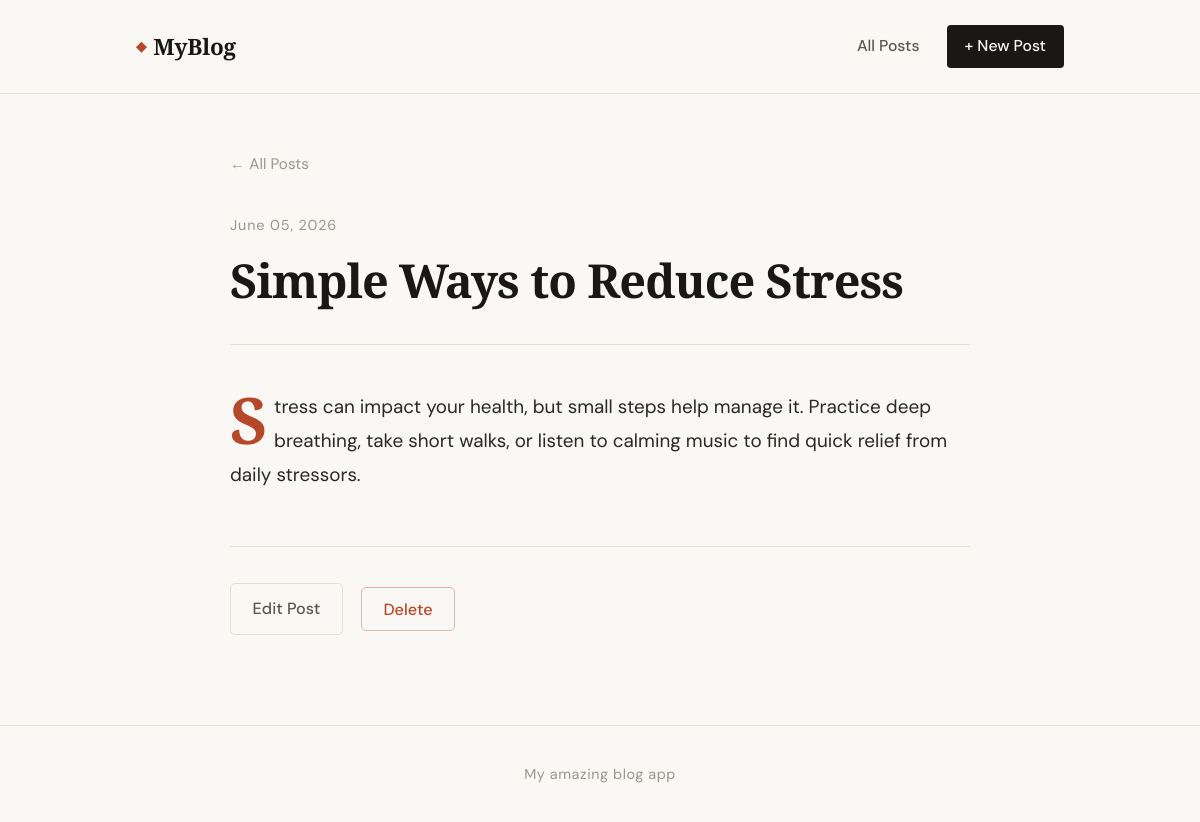
Page /post/simple-ways-to-reduce-stress on the committed database.
### tables this page shows
CREATE TABLE posts (
                id INTEGER PRIMARY KEY AUTOINCREMENT,
                title TEXT NOT NULL,
                slug TEXT NOT NULL UNIQUE,
                content TEXT NOT NULL,
                excerpt TEXT,
                created_at TEXT NOT NULL,
                updated_at TEXT NOT NULL
            );

### app.py (the view)
@app.route("/post/<slug>")
def post(slug):
    db = get_db()
    p = db.execute("SELECT * FROM posts WHERE slug = ?", (slug,)).fetchone()
    if p is None:
        abort(404)
    return render_template("post.html", post=p)

### app.py (called while the page is built)
def get_db():
    db = getattr(g, "_database", None)
    if db is None:
        db = g._database = sqlite3.connect(DATABASE)
        db.row_factory = sqlite3.Row
    return db

@app.teardown_appcontext
def close_connection(exception):
    db = getattr(g, "_database", None)
    if db is not None:
        db.close()

def format_date(dt_str):
    try:
        dt = datetime.strptime(dt_str, "%Y-%m-%d %H:%M:%S")
        return dt.strftime("%B %d, %Y")
    except Exception:
        return dt_str

### templates/post.html (shortened to what this page needs)
{% extends "base.html" %}
{% block content %}
<article class="post-full">
  <header class="post-full__header">
    <a href="{{ url_for('index') }}" class="back-link">← All Posts</a>
    <time class="post-full__date">{{ post.created_at | format_date }}</time>
    <h1 class="post-full__title">{{ post.title }}</h1>
  </header>
  <div class="post-full__body">
    {% for paragraph in post.content.split('\n\n') %}
      {% if paragraph.strip() %}
        <p>{{ paragraph.strip() }}</p>
      {% endif %}
    {% endfor %}
  </div>
  <footer class="post-full__footer">
    <div class="post-actions">
      <a href="{{ url_for('edit_post', slug=post.slug) }}" class="btn-secondary">Edit Post</a>
      <form method="POST" action="{{ url_for('delete_post', slug=post.slug) }}"
            onsubmit="return confirm('Delete this post permanently?')">
        <button type="submit" class="btn-danger">Delete</button>
      </form>
    </div>
  </footer>
</article>
{% endblock %}

### static/css/style.css (style rules this page uses)
:root { --ink: #1a1814; --ink-soft: #5a5650; --ink-faint: #9a9590; --paper: #faf8f4; --paper-warm: #f2ede4; --rule: #e2ddd4; --accent: #b5472a; --accent-light: #f0e8e4; --font-serif: 'Playfair Display', Georgia, serif; --font-sans: 'DM Sans', system-ui, sans-serif; --max-w: 740px; --max-w-wide: 1000px; }
*, *::before, *::after { box-sizing: border-box; margin: 0; padding: 0; }
html { font-size: 18px; scroll-behavior: smooth; }
body { font-family: var(--font-sans); background: var(--paper); color: var(--ink); line-height: 1.7; min-height: 100vh; display: flex; flex-direction: column; }
a { color: inherit; text-decoration: none; }
.post-full { max-width: var(--max-w); margin: 0 auto; animation: fadeUp 0.45s ease both; }
.back-link { display: inline-block; font-size: 0.85rem; color: var(--ink-faint); margin-bottom: 2rem; transition: color 0.15s; }
.post-full__header { margin-bottom: 2.5rem; padding-bottom: 2rem; border-bottom: 1px solid var(--rule); }
.post-full__date { display: block; font-size: 0.8rem; color: var(--ink-faint); letter-spacing: 0.06em; margin-bottom: 0.8rem; }
.post-full__title { font-family: var(--font-serif); font-size: clamp(1.9rem, 4vw, 2.6rem); font-weight: 700; line-height: 1.2; letter-spacing: -0.02em; }
.post-full__body p { font-size: 1.05rem; line-height: 1.8; color: #2a2724; margin-bottom: 1.4em; }
.post-full__body p:first-child::first-letter { font-family: var(--font-serif); font-size: 3.4em; font-weight: 700; line-height: 0.8; float: left; margin: 0.05em 0.1em 0 0; color: var(--accent); }
.post-full__footer { margin-top: 3rem; padding-top: 2rem; border-top: 1px solid var(--rule); }
.post-actions { display: flex; gap: 1rem; align-items: center; }
.btn-secondary { display: inline-block; border: 1px solid var(--rule); color: var(--ink-soft); padding: 0.6rem 1.2rem; border-radius: 5px; font-size: 0.9rem; font-weight: 500; transition: border-color 0.15s, color 0.15s; }
.btn-danger { display: inline-block; background: none; border: 1px solid #e2b4a8; color: var(--accent); padding: 0.6rem 1.2rem; border-radius: 5px; font-family: var(--font-sans); font-size: 0.9rem; font-weight: 500; cursor: pointer; transition: background 0.15s, color 0.15s; }

### rows in the picture
posts: created_at "June 05, 2026", title "Simple Ways to Reduce Stress", strip "Stress can impact your health, but small steps help manage it. Practice deep breathing, take short walks, or listen to calming music to find quick relief from daily stressors."
